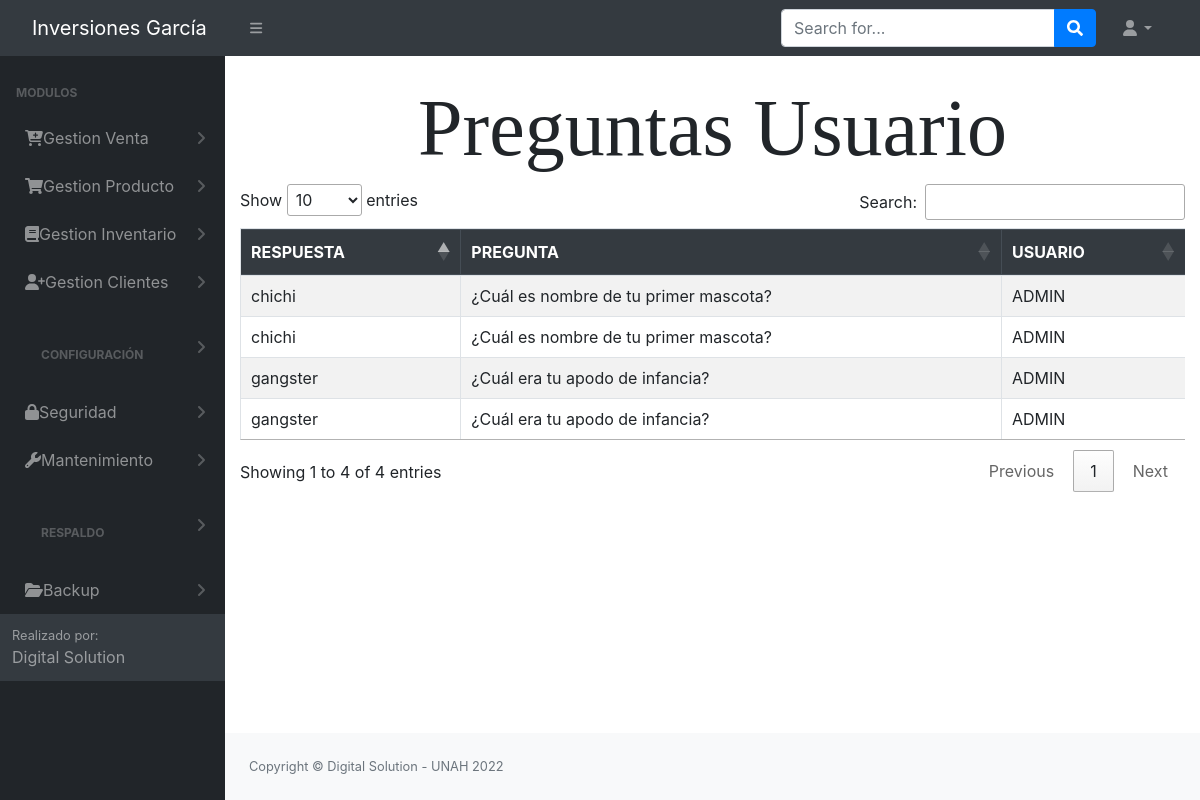
The page /src/preguntas_usuarios.php (signed in) on the database its author committed.
### tables this page shows
CREATE TABLE `tbl_permisos` (
  `id_permiso` int(11) NOT NULL AUTO_INCREMENT,
  `id_rol` int(11) NOT NULL,
  `permiso_insercion` int(11) NOT NULL,
  `permiso_eliminacion` int(11) NOT NULL,
  `permiso_modificar` int(11) NOT NULL,
  `permiso_consultar` int(11) NOT NULL,
  `id_objeto` int(11) NOT NULL,
  `pdf` int(11) NOT NULL,
  PRIMARY KEY (`id_permiso`),
  KEY `id_objeto` (`id_objeto`),
  KEY `id_rol` (`id_rol`)
);

CREATE TABLE `tbl_modulos` (
  `id_objeto` int(11) NOT NULL AUTO_INCREMENT,
  `Objeto` varchar(100) NOT NULL,
  `descripcion_objeto` varchar(30) NOT NULL,
  `id_padre` int(11) NOT NULL,
  `URL` varchar(100) NOT NULL,
  PRIMARY KEY (`id_objeto`)
);

### config/conex.php (called while the page is built, shortened)
<?php
     function getConexion()
    {
        $db = new PDO('mysql:host=localhost:3306;dbname=bd_inversiones_garcia', 'root', '');
        return $db;
    }
?>

### controladores/controlador_preguntas_usuario.php (called while the page is built, shortened)
<?php
    require_once '../modelos/modelo_preguntas_usuario.php';
    function ListarPregunta(){
        $modeloPregunta = new Pregunta();
        $resultado = $modeloPregunta->get_pregunta_usuario();
        return $resultado;
    }
?>

### modelos/modelo_preguntas_usuario.php (called while the page is built, shortened)
<?php
class Pregunta
{
    private $db;
    private $Pregunta;
    public function __construct()
    {
        $this->db = getConexion();
        $this->Pregunta = array();
    }
    private function setNames()
    {
        return $this->db->query("SET NAMES 'utf8'");
    }
    public function get_pregunta_usuario(){
        $this->db = getConexion();
        self::setNames();
        $sql = "SELECT pU.RESPUESTA as RESPUESTA, p.PREGUNTA AS PREGUNTA, u.USUARIO AS USUARIO
        FROM tbl_preguntas_usuario as pU inner join tbl_usuario as u on pU.ID_USUARIO = u.ID_USUARIO
        inner join tbl_preguntas as p on pU.ID_PREGUNTA = p.ID_PREGUNTA;";
        $resultado = $this->db->query($sql);
        foreach ($resultado as $resp) {
            $this->Pregunta[] = $resp;
        }
        return $this->Pregunta;
        $this->db = null;
    }
}
?>

### src/preguntas_usuarios.php (the view, shortened to what this page needs)
<?php include_once "../Login/header.php";
include_once '../controladores/controlador_preguntas_usuario.php';
?>
<h1 class=" text-center" id="letra"> Preguntas Usuario </h1>
<div class="container-fluid">
    <div class="row">
        <div class="col-lg-12">
            <div class="table-responsive">
                <table class="table table-striped table-bordered" id="table">
                <thead class="thead-dark">
                        <tr>
                            <th>RESPUESTA</th>
                            <th>PREGUNTA</th>
                            <th>USUARIO</th>
                        </tr>
                    </thead>
                    <tbody>
                        <?php
                        $resultado = ListarPregunta();
                        foreach ($resultado as $Pregunta) {
                            echo "<tr>";
                            echo "<td>" . $Pregunta['RESPUESTA'] . "</td>";
                            echo "<td>" . $Pregunta['PREGUNTA'] . "</td>";
                            echo "<td>" . $Pregunta['USUARIO'] . "</td>";
                            echo "</tr>";
                        }
                        ?>
                    </tbody>
                </table>
            </div>
        </div>
    </div>
</div>
<?php include_once "../Login/footer.php"; ?>

### Login/header.php (shortened to what this page needs)
<?php
include '../config/conn.php';
?>
<!DOCTYPE html>
<html lang="en">
    <head>
        <link href="https://cdn.jsdelivr.net/npm/simple-datatables@latest/dist/style.css" rel="stylesheet" />
        <link href="../dist/css/styles.css" rel="stylesheet" />
        <link rel="stylesheet" href="../Login/vendors/x/dist/notiflix-3.2.5.min.css" />
        <link rel="stylesheet" href="https://cdnjs.cloudflare.com/ajax/libs/twitter-bootstrap/4.1.3/css/bootstrap.css">
        <link rel="stylesheet" href="https://cdn.datatables.net/1.10.20/css/dataTables.bootstrap4.min.css">
        <link rel="stylesheet" type="text/css" href="assets/css/main.css">
        <link rel="stylesheet" type="text/css" href="assets/css/style.css">
        <link href="https://cdn.jsdelivr.net/npm/bootstrap@5.1.3/dist/css/bootstrap.min.css" rel="stylesheet">
        <link href="../dist/css/contenedor.css" rel="stylesheet" />
        <link href="../Login/vendors/bootstrap/dist/css/bootstrap.min.css" rel="stylesheet">
        <link rel="stylesheet" href="../Login/vendors/notiflix/dist/notiflix-3.2.5.min.css" />
        <link rel="stylesheet" href="https://cdnjs.cloudflare.com/ajax/libs/font-awesome/5.7.2/css/all.min.css" />
        <link rel="stylesheet" href="https://cdnjs.cloudflare.com/ajax/libs/simple-line-icons/2.4.1/css/simple-line-icons.css" />
        <link rel="stylesheet" href="https://cdn.datatables.net/1.10.19/css/jquery.dataTables.min.css" />
        <link rel="stylesheet" href="https://cdn.datatables.net/buttons/1.5.6/css/buttons.dataTables.min.css" />
    </head>
    <body class="sb-nav-fixed">
        <nav class="sb-topnav navbar navbar-expand navbar-dark bg-dark">
            <a class="navbar-brand ps-3" id="titulo_menu" href="../dist/home.php">  Inversiones García  </a>
            <button class="btn btn-link btn-sm order-1 order-lg-0 me-4 me-lg-0" id="sidebarToggle" href="#!"><i class="fas fa-bars"></i></button>
            <form class="d-none d-md-inline-block form-inline ms-auto me-0 me-md-3 my-2 my-md-0">
                <div class="input-group">
                    <input class="form-control" type="text" placeholder="Search for..." aria-label="Search for..." aria-describedby="btnNavbarSearch" />
                    <button class="btn btn-primary" id="btnNavbarSearch" type="button"><i class="fas fa-search"></i></button>
                </div>
            </form>
            <ul class="navbar-nav ms-auto ms-md-0 me-3 me-lg-4">
                <li class="nav-item dropdown">
                    <a class="nav-link dropdown-toggle" id="navbarDropdown" href="#" role="button" data-bs-toggle="dropdown" aria-expanded="false"><i class="fas fa-user fa-fw"></i></a>
                </li>
            </ul>
        </nav>
        <div id="layoutSidenav">
            <div id="layoutSidenav_nav">
                <nav class="sb-sidenav accordion sb-sidenav-dark" id="sidenavAccordion">
                    <div class="sb-sidenav-menu">
                        <div class="nav">
                            <div class="sb-sidenav-menu-heading">Modulos</div>
                            <?php
                            $rol = $_SESSION['rol'];
                            $result = mysqli_query($conn, "select * from tbl_modulos tm inner join tbl_permisos tp ON tm.ID_OBJETO = tp.ID_OBJETO where tm.ID_PADRE = 0 and tp.permiso_consultar = 1 and tp.ID_ROL = '$rol'"); ?>
                            <?php foreach ($result as $i) : ?>
                                <a class="nav-link collapsed" href="#" data-bs-toggle="collapse" data-bs-target="#pagesCollapsePersonas<?= $i['id_objeto'] ?>" aria-expanded="false" aria-controls="pagesCollapseError">
                                    &nbsp;&nbsp;<?= $i['Objeto'] ?>
                                    <div class="sb-sidenav-collapse-arrow"><i class="fas fa-angle-down"></i></div>
                                </a>
                            <?php endforeach; ?>
                    </div>
                    <div class="sb-sidenav-footer">
                        <div class="small">Realizado por:</div>
                        Digital Solution
                    </div>
                </nav>
            </div>
            <div id="layoutSidenav_content"> <br>

### src/assets/css/style.css (style rules this page uses)
.row { display: -webkit-box; display: -ms-flexbox; display: flex; -ms-flex-wrap: wrap; flex-wrap: wrap; margin-right: -5px; margin-left: -5px; }

### src/preguntas_usuarios.php (style rules this page uses)
h1 { font-family: Vladimir Script; font-size: 80px; }

### rows shown on the page
tbl_permisos: id_objeto.Objeto "Gestion Venta"
tbl_permisos: id_objeto.Objeto "Gestion Producto"
tbl_permisos: id_objeto.Objeto "Gestion Inventario"
tbl_permisos: id_objeto.Objeto "Gestion Clientes"
tbl_permisos: id_objeto.Objeto "CONFIGURACIÓN"
tbl_permisos: id_objeto.Objeto "Seguridad"
tbl_permisos: id_objeto.Objeto "Mantenimiento"
tbl_permisos: id_objeto.Objeto "RESPALDO"
tbl_permisos: id_objeto.Objeto "Backup"

### other values the page prints
$Pregunta['RESPUESTA'] "chichi"
$Pregunta['PREGUNTA'] "¿Cuál es nombre de tu primer mascota?"
$Pregunta['USUARIO'] "ADMIN"
$Pregunta['RESPUESTA'] "gangster"
$Pregunta['PREGUNTA'] "¿Cuál era tu apodo de infancia?"
